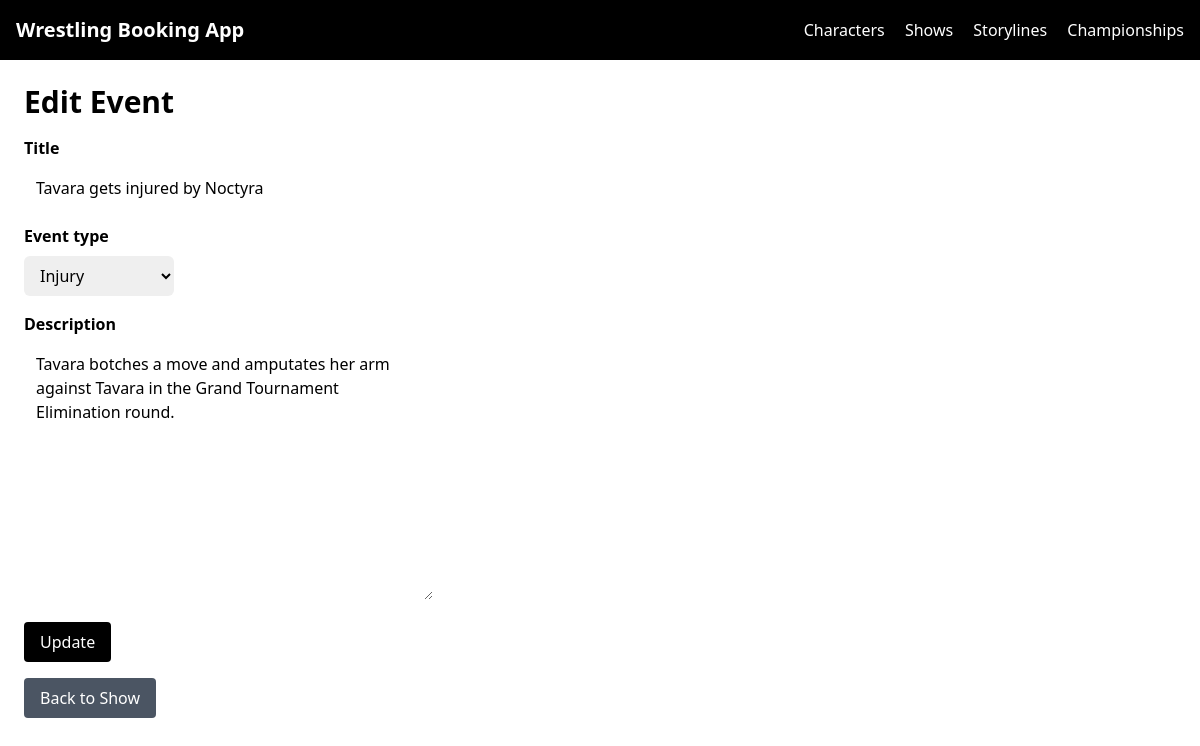
The app's page /shows/events/2/edit/ with its own data.
### booking/models.py (models this page shows, shortened)
class Event(models.Model):
    class EventType(models.TextChoices):
        PROMO = "PROMO", "Promo"
        CONFRONTATION = "CONFRONTATION", "Confrontation"
        TRAINING = "TRAINING", "Training"
        SEGMENT = "SEGMENT", "Segment"
        INJURY = "INJURY", "Injury"
        TURN = "TURN", "Turn"
    show = models.ForeignKey(
        "booking.Show",
        on_delete=models.CASCADE,
        related_name="events"
    )
    title = models.CharField(max_length=200)
    event_type = models.CharField(max_length=30, choices=EventType.choices)
    description = models.TextField(blank=True)
    created_at = models.DateTimeField(auto_now_add=True)

### booking/views.py (the view, shortened to what this page needs)
# urls.py: path("events/<int:pk>/edit/", EventUpdateView.as_view(), name="event-edit"),
class EventUpdateView(UpdateView):
    model = Event
    form_class = EventForm
    template_name = "booking/event_form.html"
    def get_context_data(self, **kwargs):
        context = super().get_context_data(**kwargs)
        context["show"] = self.object.show
        return context

### booking/forms.py
class EventForm(forms.ModelForm):
    class Meta:
        model = Event
        fields = ["title", "event_type", "description"]
    def __init__(self, *args, **kwargs):
        super().__init__(*args, **kwargs)
        for name, field in self.fields.items():
            if isinstance(field.widget, forms.CheckboxSelectMultiple):
                field.widget.attrs.update({
                    "class": "space-y-2"
                })
            elif isinstance(field.widget, forms.CheckboxInput):
                field.widget.attrs.update({
                    "class": "h-5 w-5 text-blue-600"
                })
            else:
                field.widget.attrs.update({
                    "class": (
                        "w-half rounded-md px-3 py-2 text-white"
                        "bg-gray-400 dark:bg-gray-700 "
                        "focus:outline-none focus:ring-2 focus:ring-blue-500"
                    )
                })

### booking/templates/booking/event_form.html (shortened to what this page needs)
{% extends "base.html" %}
{% block content %}
<h1 class="text-3xl font-bold mb-4">
    {% if view.object %}Edit Event{% else %}Add Event{% endif %}
</h1>
<form method="post" class="space-y-4">
    {% for field in form %}
        <div class="mb-4">
            <label class="block font-semibold mb-2">
            {{ field.label }}
            </label>
            {{ field }}
        </div>
    {% endfor %}
    <button type="submit" class="bg-black text-white px-4 py-2 rounded">
        {% if view.object %}Update{% else %}Create{% endif %}
    </button>
</form>
{% if show %}
<button onclick="window.location='{% url 'show-detail' show.id %}'" class="bg-gray-600 text-white px-4 py-2 rounded mt-4 inline-block cursor-pointer">Back to Show</button>
{% elif form.instance.show %}
<button onclick="window.location='{% url 'show-detail' form.instance.show.id %}'" class="bg-gray-600 text-white px-4 py-2 rounded mt-4 inline-block cursor-pointer">Back to Show</button>
{% endif %}
{% endblock %}

### records on screen
Event: form "Tavara gets injured by Noctyra" "Injury" "Tavara botches a move and amputates her arm against Tavara in the Grand Tournament Elimination round."

### other values on screen
{{ field.label }} "Title" "Event type" "Description"
